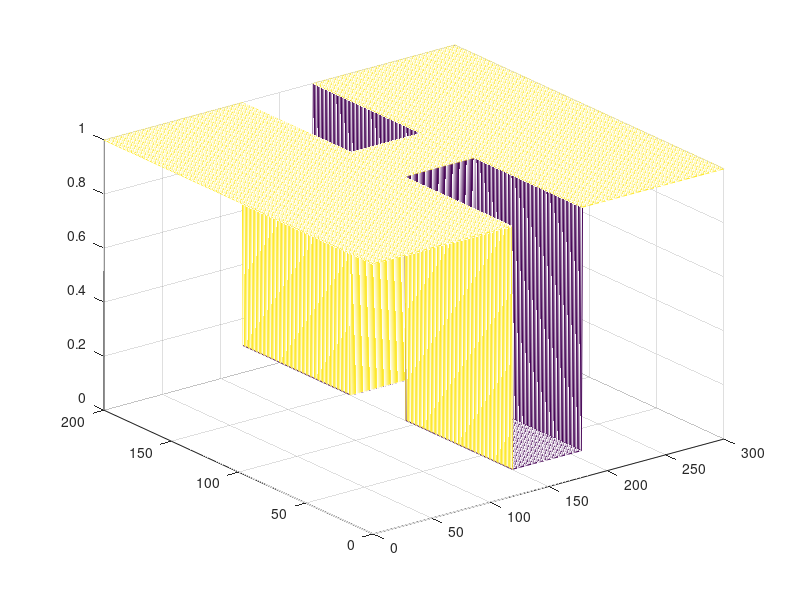

MATLAB code to generate this figure:
function [  ] = laplace(  )
L=300;
W=200;
size=1;
c1=1;
c2=10e-2;
for j=1:size:W+1
    for i=1:size:L+1
        if i>=L./2-L./10 && i<L./2+L/10
            if j<=W./2-W./10 || j> W./2+W./10 
                C(j,i)=c2;
            else
                C(j,i)=c1;
            end
        else
             C(j,i)=c1;
        end
    end
end
[x,y]=meshgrid(0:L,0:W);
figure(1);
mesh(x,y,C)

end
    